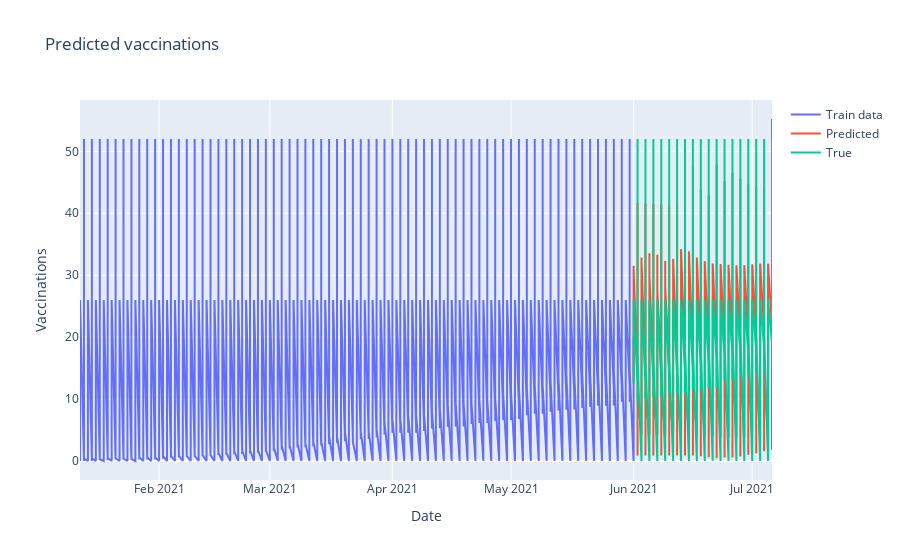

The code cell stored with this chart in its notebook:
### Code cell
pred = model.predict(test_generator)

X_train = X_train.reshape((-1))
X_test = X_test.reshape((-1))
pred = pred.reshape((-1))

dd = go.Scatter(
    x = date_train,
    y = X_train,
    mode = 'lines',
    name = 'Train data'
)
dd2 = go.Scatter(
    x = date_test,
    y = pred,
    mode = 'lines',
    name = 'Predicted'
)
dd3 = go.Scatter(
    x = date_test,
    y = X_test,
    mode='lines',
    name = 'True'
)

layout = go.Layout(
    title = "Predicted vaccinations",
    xaxis = {'title' : 'Date'},
    yaxis = {'title' : "Vaccinations"}
)

fig = go.Figure(data=[dd, dd2, dd3], layout=layout)
fig.show()

### Figure 1 — Plotly figure (JSON) as saved in the notebook; plotly's stock layout.template omitted (floating-point values rounded to 4 significant figures; data arrays with more than 128 entries replaced by an {"elided": "..."} marker saying what was removed)
{"data": [{"mode": "lines", "name": "Train data", "type": "scatter", "x": {"elided": "7462 str values"}, "y": {"elided": "7462 float values"}}, {"mode": "lines", "name": "Predicted", "type": "scatter", "x": {"elided": "1866 str values"}, "y": {"elided": "11184 float values"}}, {"mode": "lines", "name": "True", "type": "scatter", "x": {"elided": "1866 str values"}, "y": {"elided": "11194 float values"}}], "layout": {"title": {"text": "Predicted vaccinations"}, "xaxis": {"title": {"text": "Date"}}, "yaxis": {"title": {"text": "Vaccinations"}}}}
